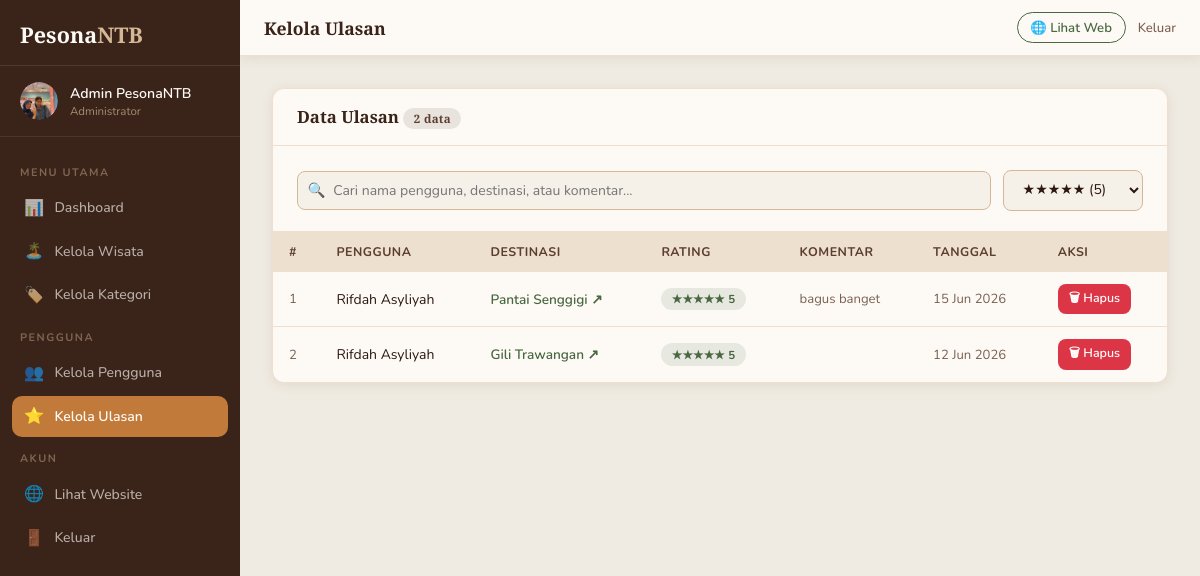
/config/ulasan.php?rating=5 (signed in), run on an earlier commit of the app's database.
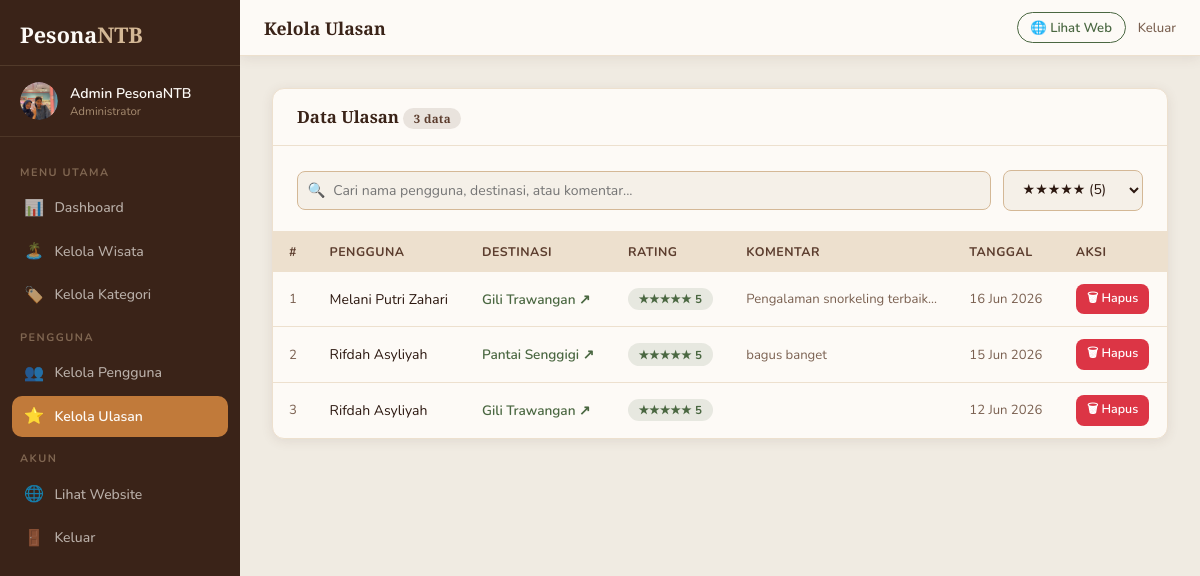
And on a later commit of the database.
### tables this page shows
CREATE TABLE `ulasan` (
  `id` int(11) NOT NULL,
  `user_id` int(11) NOT NULL,
  `wisata_id` int(11) NOT NULL,
  `parent_id` int(11) DEFAULT NULL,
  `rating` tinyint(4) DEFAULT NULL,
  `komentar` text DEFAULT NULL,
  `created_at` datetime DEFAULT current_timestamp()
);

CREATE TABLE `users` (
  `id` int(11) NOT NULL,
  `nama` varchar(100) NOT NULL,
  `email` varchar(150) NOT NULL,
  `telepon` varchar(20) NOT NULL,
  `password` varchar(255) NOT NULL,
  `role` enum('user','admin') DEFAULT 'user',
  `foto_profil` varchar(255) DEFAULT NULL,
  `created_at` datetime DEFAULT current_timestamp(),
  `reset_token` varchar(255) DEFAULT NULL,
  `reset_expired` datetime DEFAULT NULL
);

CREATE TABLE `wisata` (
  `id` int(11) NOT NULL,
  `nama` varchar(150) NOT NULL,
  `kategori` enum('Pantai','Gunung','Air Terjun','Budaya','Pulau','Kuliner','Adventure') NOT NULL,
  `lokasi` varchar(150) NOT NULL,
  `deskripsi` text NOT NULL,
  `fasilitas` text DEFAULT NULL,
  `jam_buka` varchar(100) DEFAULT NULL,
  `harga_tiket` varchar(100) DEFAULT NULL,
  `foto` varchar(255) DEFAULT NULL,
  `aktif` tinyint(1) DEFAULT 1,
  `latitude` decimal(10,8) DEFAULT NULL,
  `longitude` decimal(11,8) DEFAULT NULL,
  `rating` decimal(3,1) DEFAULT 0.0,
  `created_at` datetime DEFAULT current_timestamp(),
  `updated_at` datetime DEFAULT current_timestamp() ON UPDATE current_timestamp()
);

### config/ulasan.php (the view, shortened to what this page needs)
<?php
require_once 'db.php';
$search  = trim($_GET['search']  ?? '');
$rating  = $_GET['rating'] ?? '';
$page    = max(1, intval($_GET['page'] ?? 1));
$per     = 10; $offset = ($page-1)*$per;
$where = []; $params = []; $types = '';
if ($rating) { $where[] = "u.rating=?"; $params[] = intval($rating); $types .= 'i'; }
$wsql = $where ? 'WHERE '.implode(' AND ', $where) : '';
$total = 0;
$count_sql = "SELECT COUNT(*) as c FROM ulasan u JOIN users us ON u.user_id=us.id JOIN wisata w ON u.wisata_id=w.id $wsql";
if ($stmt = $conn->prepare($count_sql)) {
    if ($params) $stmt->bind_param($types, ...$params);
    $stmt->execute();
    $total = $stmt->get_result()->fetch_assoc()['c'];
}
$ulasan_list = [];
$sql = "SELECT u.id, u.rating, u.komentar, u.created_at, us.nama as user_nama, w.nama as wisata_nama, w.id as wisata_id FROM ulasan u JOIN users us ON u.user_id=us.id JOIN wisata w ON u.wisata_id=w.id $wsql ORDER BY u.created_at DESC LIMIT ? OFFSET ?";
if ($stmt = $conn->prepare($sql)) {
    $p = array_merge($params, [$per, $offset]); $t = $types.'ii';
    $stmt->bind_param($t, ...$p);
    $stmt->execute();
    $res = $stmt->get_result();
    while ($r = $res->fetch_assoc()) $ulasan_list[] = $r;
}
?>
<!DOCTYPE html>
<html lang="id">
<head>
  <link rel="stylesheet" href="../css/admin.css">
</head>
<body>
<div class="admin-layout">
  <?php include 'sidebar.php'; ?>
  <div class="admin-content">
    <?php include 'topbar.php'; ?>
    <main class="admin-main">
      <div class="admin-card">
        <div class="card-header">
          <h3>Data Ulasan <span class="badge badge-brown"><?= $total ?> data</span></h3>
        </div>
        <div class="card-body" style="padding-bottom:0">
          <div class="table-toolbar" style="margin-bottom:1.25rem">
            <div class="search-input-wrap">
              <span class="search-icon">🔍</span>
              <input type="text" id="tableSearch" placeholder="Cari nama pengguna, destinasi, atau komentar..." value="<?= htmlspecialchars($search) ?>">
            </div>
            <select class="filter-select" onchange="applyFilter('rating', this.value)">
              <?php for ($i=5;$i>=1;$i--): ?>
              <option value="<?=$i?>" <?= $rating==(string)$i?'selected':'' ?>><?= str_repeat('★',$i) ?> (<?=$i?>)</option>
              <?php endfor; ?>
            </select>
          </div>
        </div>
        <div class="table-wrap">
          <table>
            <thead>
              <tr><th>#</th><th>Pengguna</th><th>Destinasi</th><th>Rating</th><th>Komentar</th><th>Tanggal</th><th>Aksi</th></tr>
            </thead>
            <tbody>
              <?php if (empty($ulasan_list)): ?>
              <tr><td colspan="7" style="text-align:center;padding:2rem;color:var(--text-muted)">Tidak ada ulasan.</td></tr>
              <?php else: ?>
              <?php foreach ($ulasan_list as $i => $u): ?>
              <tr>
                <td class="td-muted"><?= $offset+$i+1 ?></td>
                <td><?= htmlspecialchars($u['user_nama']) ?></td>
                <td>
                  <a href="detail.php?id=<?= $u['wisata_id'] ?>" target="_blank" style="color:var(--green);font-weight:600;text-decoration:none;font-size:0.85rem">
                    <?= htmlspecialchars($u['wisata_nama']) ?> ↗
                  </a>
                </td>
                <td>
                  <span class="badge badge-<?= $u['rating']>=4?'green':($u['rating']==3?'orange':'red') ?>">
                    <?= str_repeat('★',$u['rating']) ?> <?= $u['rating'] ?>
                  </span>
                </td>
                <td class="td-truncate td-muted" style="max-width:220px"><?= htmlspecialchars($u['komentar']) ?></td>
                <td class="td-muted"><?= date('d M Y', strtotime($u['created_at'])) ?></td>
                <td>
                  <form method="GET" style="display:inline">
                    <button type="submit" class="btn btn-danger btn-sm btn-confirm-delete" data-msg="Ulasan ini akan dihapus dan rating destinasi akan diperbarui.">🗑 Hapus</button>
                  </form>
                </td>
              </tr>
              <?php endforeach; ?>
              <?php endif; ?>
            </tbody>
          </table>
        </div>
      </div>
    </main>
  </div>
</div>
</body>
</html>

What changed in the data, as far as the page shows it:
added ulasan: i "1", user.nama "Melani Putri Zahari", wisata.nama "Gili Trawangan", rating "★★★★★", rating "5", komentar "Pengalaman snorkeling terbaik…", created_at "16 Jun 2026"
computed for ulasan "bagus banget": i "1" → "2"
computed for ulasan "12 Jun 2026": i "2" → "3"
Also different on the page:
$total: "2" → "3"
